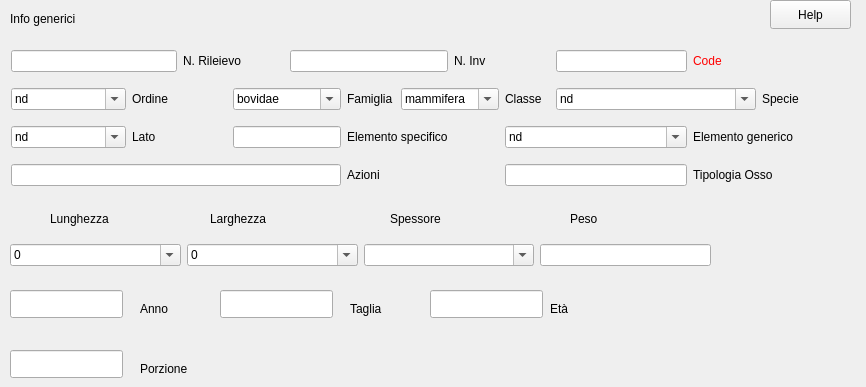
   <widget class="QWidget" name="tab_14">
    <attribute name="title">
     <string>Inserimento dati</string>
    </attribute>
    <widget class="QLabel" name="label_83">
     <property name="geometry">
      <rect>
       <x>10</x>
       <y>10</y>
       <width>91</width>
       <height>18</height>
      </rect>
     </property>
     <property name="text">
      <string>Info generici</string>
     </property>
    </widget>
    <widget class="QWidget" name="layoutWidget">
     <property name="geometry">
      <rect>
       <x>10</x>
       <y>240</y>
       <width>701</width>
       <height>30</height>
      </rect>
     </property>
     <layout class="QHBoxLayout" name="horizontalLayout_2">
      <item>
       <widget class="QComboBox" name="comboBox_lungh">
        <property name="editable">
         <bool>true</bool>
        </property>
        <item>
         <property name="text">
          <string>0</string>
         </property>
        </item>
        <item>
         <property name="text">
          <string>1</string>
         </property>
        </item>
        <item>
         <property name="text">
          <string>2</string>
         </property>
        </item>
        <item>
         <property name="text">
          <string>3</string>
         </property>
        </item>
        <item>
         <property name="text">
          <string>4</string>
         </property>
        </item>
        <item>
         <property name="text">
          <string>5</string>
         </property>
        </item>
        <item>
         <property name="text">
          <string>6</string>
         </property>
        </item>
       </widget>
      </item>
      <item>
       <widget class="QComboBox" name="comboBox_largh">
        <property name="editable">
         <bool>true</bool>
        </property>
        <item>
         <property name="text">
          <string>0</string>
         </property>
        </item>
        <item>
         <property name="text">
          <string>1</string>
         </property>
        </item>
        <item>
         <property name="text">
          <string>2</string>
         </property>
        </item>
        <item>
         <property name="text">
          <string>3</string>
         </property>
        </item>
        <item>
         <property name="text">
          <string>4</string>
         </property>
        </item>
        <item>
         <property name="text">
          <string>5</string>
         </property>
        </item>
        <item>
         <property name="text">
          <string>6</string>
         </property>
        </item>
       </widget>
      </item>
      <item>
       <widget class="QComboBox" name="comboBox_spess">
        <property name="editable">
         <bool>true</bool>
        </property>
        <item>
         <property name="text">
          <string/>
         </property>
        </item>
        <item>
         <property name="text">
          <string>0</string>
         </property>
        </item>
        <item>
         <property name="text">
          <string>1</string>
         </property>
        </item>
        <item>
         <property name="text">
          <string>2</string>
         </property>
        </item>
        <item>
         <property name="text">
          <string>3</string>
         </property>
        </item>
        <item>
         <property name="text">
          <string>4</string>
         </property>
        </item>
        <item>
         <property name="text">
          <string>5</string>
         </property>
        </item>
        <item>
         <property name="text">
          <string>6</string>
         </property>
        </item>
       </widget>
      </item>
      <item>
       <widget class="QLineEdit" name="lineEdit_peso">
        <property name="sizePolicy">
         <sizepolicy hsizetype="Minimum" vsizetype="Fixed">
          <horstretch>0</horstretch>
          <verstretch>0</verstretch>
         </sizepolicy>
        </property>
        <property name="maxLength">
         <number>3267</number>
        </property>
       </widget>
      </item>
     </layout>
    </widget>
    <widget class="QPushButton" name="Help_button">
     <property name="geometry">
      <rect>
       <x>770</x>
       <y>0</y>
       <width>81</width>
       <height>29</height>
      </rect>
     </property>
     <property name="text">
      <string>Help</string>
     </property>
    </widget>
    <widget class="QWidget" name="layoutWidget">
     <property name="geometry">
      <rect>
       <x>11</x>
       <y>40</y>
       <width>846</width>
       <height>156</height>
      </rect>
     </property>
     <layout class="QGridLayout" name="gridLayout_6">
      <item row="4" column="9" colspan="3">
       <widget class="QLineEdit" name="lineEdit_mod_osso"/>
      </item>
      <item row="0" column="0" colspan="3">
       <widget class="QLineEdit" name="lineEdit_n_riliev"/>
      </item>
      <item row="0" column="3" colspan="2">
       <widget class="QLabel" name="label_84">
        <property name="text">
         <string>N. Rileievo</string>
        </property>
       </widget>
      </item>
      <item row="0" column="5" colspan="3">
       <widget class="QLineEdit" name="lineEdit_n_inv"/>
      </item>
      <item row="1" column="0" colspan="2">
       <widget class="QComboBox" name="comboBox_ordine">
        <property name="editable">
         <bool>true</bool>
        </property>
        <item>
         <property name="text">
          <string>nd</string>
         </property>
        </item>
        <item>
         <property name="text">
          <string>carnivora</string>
         </property>
        </item>
        <item>
         <property name="text">
          <string>ungulata</string>
         </property>
        </item>
        <item>
         <property name="text">
          <string>lagonorfa</string>
         </property>
        </item>
        <item>
         <property name="text">
          <string>anseriformes</string>
         </property>
        </item>
        <item>
         <property name="text">
          <string>charadriiformes</string>
         </property>
        </item>
        <item>
         <property name="text">
          <string>columbiformes</string>
         </property>
        </item>
        <item>
         <property name="text">
          <string>falconiformes</string>
         </property>
        </item>
        <item>
         <property name="text">
          <string>galliformes</string>
         </property>
        </item>
        <item>
         <property name="text">
          <string>gruiformes</string>
         </property>
        </item>
        <item>
         <property name="text">
          <string>passeriformes</string>
         </property>
        </item>
        <item>
         <property name="text">
          <string>strigiformes</string>
         </property>
        </item>
        <item>
         <property name="text">
          <string>accipitriformes</string>
         </property>
        </item>
       </widget>
      </item>
      <item row="1" column="2" colspan="2">
       <widget class="QLabel" name="label_85">
        <property name="text">
         <string>Ordine</string>
        </property>
       </widget>
      </item>
      <item row="1" column="4" colspan="2">
       <widget class="QComboBox" name="comboBox_famiglia">
        <property name="editable">
         <bool>true</bool>
        </property>
        <item>
         <property name="text">
          <string>bovidae</string>
         </property>
        </item>
        <item>
         <property name="text">
          <string>canidae</string>
         </property>
        </item>
        <item>
         <property name="text">
          <string>cervidae</string>
         </property>
        </item>
        <item>
         <property name="text">
          <string>felidae</string>
         </property>
        </item>
        <item>
         <property name="text">
          <string>hyenidae</string>
         </property>
        </item>
        <item>
         <property name="text">
          <string>ursidae</string>
         </property>
        </item>
        <item>
         <property name="text">
          <string>suidi</string>
         </property>
        </item>
        <item>
         <property name="text">
          <string>mustelidi</string>
         </property>
        </item>
        <item>
         <property name="text">
          <string>caprinae</string>
         </property>
        </item>
        <item>
         <property name="text">
          <string>accipitridae</string>
         </property>
        </item>
        <item>
         <property name="text">
          <string>anatidae</string>
         </property>
        </item>
        <item>
         <property name="text">
          <string>columbidae</string>
         </property>
        </item>
        <item>
         <property name="text">
          <string>corvidae</string>
         </property>
        </item>
        <item>
         <property name="text">
          <string>falconidae</string>
         </property>
        </item>
        <item>
         <property name="text">
          <string>fringillidae</string>
         </property>
        </item>
        <item>
         <property name="text">
          <string>hirundinidae</string>
         </property>
        </item>
        <item>
         <property name="text">
          <string>phasianidae</string>
         </property>
        </item>
        <item>
         <property name="text">
          <string>rallidae</string>
         </property>
        </item>
        <item>
         <property name="text">
          <string>scolopacidae</string>
         </property>
        </item>
        <item>
         <property name="text">
          <string>strigidae</string>
         </property>
        </item>
        <item>
         <property name="text">
          <string>tetraonidae</string>
         </property>
        </item>
        <item>
         <property name="text">
          <string>turdidae</string>
         </property>
        </item>
        <item>
         <property name="text">
          <string>nd</string>
         </property>
        </item>
       </widget>
      </item>
      <item row="3" column="9" colspan="3">
       <widget class="QComboBox" name="comboBox_elem_gen">
        <property name="editable">
         <bool>true</bool>
        </property>
        <item>
         <property name="text">
          <string>nd</string>
         </property>
        </item>
        <item>
         <property name="text">
          <string>bacino</string>
         </property>
        </item>
        <item>
         <property name="text">
          <string>carpo</string>
         </property>
        </item>
        <item>
         <property name="text">
          <string>costola</string>
         </property>
        </item>
        <item>
         <property name="text">
          <string>cranio</string>
         </property>
        </item>
        <item>
         <property name="text">
          <string>dente</string>
         </property>
        </item>
        <item>
         <property name="text">
          <string>falange</string>
         </property>
        </item>
        <item>
         <property name="text">
          <string>femore</string>
         </property>
        </item>
        <item>
         <property name="text">
          <string>ioide</string>
         </property>
        </item>
        <item>
         <property name="text">
          <string>mandibola</string>
         </property>
        </item>
        <item>
         <property name="text">
          <string>metacarpo</string>
         </property>
        </item>
        <item>
         <property name="text">
          <string>omero</string>
         </property>
        </item>
        <item>
         <property name="text">
          <string>palco</string>
         </property>
        </item>
        <item>
         <property name="text">
          <string>patella</string>
         </property>
        </item>
        <item>
         <property name="text">
          <string>radio</string>
         </property>
        </item>
        <item>
         <property name="text">
          <string>scapola</string>
         </property>
        </item>
        <item>
         <property name="text">
          <string>sesamoide</string>
         </property>
        </item>
        <item>
         <property name="text">
          <string>sterno</string>
         </property>
        </item>
        <item>
         <property name="text">
          <string>tarso</string>
         </property>
        </item>
        <item>
         <property name="text">
          <string>telemetacarpo</string>
         </property>
        </item>
        <item>
         <property name="text">
          <string>tibia</string>
         </property>
        </item>
        <item>
         <property name="text">
          <string>ulna</string>
         </property>
        </item>
        <item>
         <property name="text">
          <string>vertebra</string>
         </property>
        </item>
        <item>
         <property name="text">
          <string>metapodiale</string>
         </property>
        </item>
        <item>
         <property name="text">
          <string>metatarso</string>
         </property>
        </item>
        <item>
         <property name="text">
          <string>axis</string>
         </property>
        </item>
        <item>
         <property name="text">
          <string>becco</string>
         </property>
        </item>
        <item>
         <property name="text">
          <string>c_u</string>
         </property>
        </item>
        <item>
         <property name="text">
          <string>carpometacarpo</string>
         </property>
        </item>
        <item>
         <property name="text">
          <string>coracoide</string>
         </property>
        </item>
        <item>
         <property name="text">
          <string>costa</string>
         </property>
        </item>
        <item>
         <property name="text">
          <string>f_a</string>
         </property>
        </item>
        <item>
         <property name="text">
          <string>f_p</string>
         </property>
        </item>
        <item>
         <property name="text">
          <string>f_u</string>
         </property>
        </item>
        <item>
         <property name="text">
          <string>furcula</string>
         </property>
        </item>
        <item>
         <property name="text">
          <string>metatarsale</string>
         </property>
        </item>
        <item>
         <property name="text">
          <string>o_l</string>
         </property>
        </item>
        <item>
         <property name="text">
          <string>o_q</string>
         </property>
        </item>
        <item>
         <property name="text">
          <string>pelvis</string>
         </property>
        </item>
        <item>
         <property name="text">
          <string>tarsometatarso</string>
         </property>
        </item>
        <item>
         <property name="text">
          <string>tibiotarso</string>
         </property>
        </item>
        <item>
         <property name="text">
          <string>fibula</string>
         </property>
        </item>
       </widget>
      </item>
      <item row="4" column="6" colspan="2">
       <widget class="QLabel" name="label_9">
        <property name="text">
         <string>Azioni</string>
        </property>
       </widget>
      </item>
      <item row="3" column="0" colspan="2">
       <widget class="QComboBox" name="comboBox_lato">
        <property name="editable">
         <bool>true</bool>
        </property>
        <item>
         <property name="text">
          <string>nd</string>
         </property>
        </item>
        <item>
         <property name="text">
          <string>dx</string>
         </property>
        </item>
        <item>
         <property name="text">
          <string>sx</string>
         </property>
        </item>
       </widget>
      </item>
      <item row="3" column="2" colspan="2">
       <widget class="QLabel" name="label_91">
        <property name="text">
         <string>Lato</string>
        </property>
       </widget>
      </item>
      <item row="3" column="12" colspan="3">
       <widget class="QLabel" name="label_16">
        <property name="text">
         <string>Elemento generico</string>
        </property>
       </widget>
      </item>
      <item row="4" column="12" colspan="3">
       <widget class="QLabel" name="label_17">
        <property name="text">
         <string>Tipologia Osso</string>
        </property>
       </widget>
      </item>
      <item row="4" column="0" colspan="6">
       <widget class="QLineEdit" name="lineEdit_azione"/>
      </item>
      <item row="0" column="10" colspan="2">
       <widget class="QLineEdit" name="lineEdit_code"/>
      </item>
      <item row="0" column="12">
       <widget class="QLabel" name="label_18">
        <property name="text">
         <string>&lt;html&gt;&lt;head/&gt;&lt;body&gt;&lt;p&gt;&lt;span style=&quot; color:#ff0000;&quot;&gt;Code&lt;/span&gt;&lt;/p&gt;&lt;/body&gt;&lt;/html&gt;</string>
        </property>
       </widget>
      </item>
      <item row="3" column="4" colspan="2">
       <widget class="QLineEdit" name="lineEdit_elem_sp"/>
      </item>
      <item row="1" column="6">
       <widget class="QLabel" name="label_87">
        <property name="text">
         <string>Famiglia</string>
        </property>
       </widget>
      </item>
      <item row="3" column="6" colspan="2">
       <widget class="QLabel" name="label_89">
        <property name="text">
         <string>Elemento specifico</string>
        </property>
       </widget>
      </item>
      <item row="1" column="9">
       <widget class="QLabel" name="label_88">
        <property name="text">
         <string>Classe</string>
        </property>
       </widget>
      </item>
      <item row="1" column="7" colspan="2">
       <widget class="QComboBox" name="comboBox_classe">
        <property name="editable">
         <bool>true</bool>
        </property>
        <item>
         <property name="text">
          <string>mammifera</string>
         </property>
        </item>
        <item>
         <property name="text">
          <string>aves</string>
         </property>
        </item>
        <item>
         <property name="text">
          <string>nd</string>
         </property>
        </item>
       </widget>
      </item>
      <item row="1" column="10" colspan="3">
       <widget class="QComboBox" name="comboBox_specie">
        <property name="editable">
         <bool>true</bool>
        </property>
        <item>
         <property name="text">
          <string>nd</string>
         </property>
        </item>
        <item>
         <property name="text">
          <string>bos_bison</string>
         </property>
        </item>
        <item>
         <property name="text">
          <string>bison_priscus</string>
         </property>
        </item>
        <item>
         <property name="text">
          <string>bos_primigenius</string>
         </property>
        </item>
        <item>
         <property name="text">
          <string>cfr_bison_priscus</string>
         </property>
        </item>
        <item>
         <property name="text">
          <string>cfr_bos_primigenius</string>
         </property>
        </item>
        <item>
         <property name="text">
          <string>alces_alces</string>
         </property>
        </item>
        <item>
         <property name="text">
          <string>alces_megaloceros</string>
         </property>
        </item>
        <item>
         <property name="text">
          <string>canis_lupus</string>
         </property>
        </item>
        <item>
         <property name="text">
          <string>capra_ibex</string>
         </property>
        </item>
        <item>
         <property name="text">
          <string>capreolus_capreolus</string>
         </property>
        </item>
        <item>
         <property name="text">
          <string>cervus_elaphus</string>
         </property>
        </item>
        <item>
         <property name="text">
          <string>cervus_megaloceros</string>
         </property>
        </item>
        <item>
         <property name="text">
          <string>cfr_alces_alces</string>
         </property>
        </item>
        <item>
         <property name="text">
          <string>cfr_capra_ibex</string>
         </property>
        </item>
        <item>
         <property name="text">
          <string>cfr_capreolus_capreolus</string>
         </property>
        </item>
        <item>
         <property name="text">
          <string>cfr_cervus_elaphus</string>
         </property>
        </item>
        <item>
         <property name="text">
          <string>cfr_megaloceros_giganteus</string>
         </property>
        </item>
        <item>
         <property name="text">
          <string>cfr_rupicapra_rupicapra</string>
         </property>
        </item>
        <item>
         <property name="text">
          <string>cfr_ursus_arctos</string>
         </property>
        </item>
        <item>
         <property name="text">
          <string>cfr_ursus_spelaeus</string>
         </property>
        </item>
        <item>
         <property name="text">
          <string>cfr_vulpes_vulpes</string>
         </property>
        </item>
        <item>
         <property name="text">
          <string>crocuta_crocuta</string>
         </property>
        </item>
        <item>
         <property name="text">
          <string>lepus_sp</string>
         </property>
        </item>
        <item>
         <property name="text">
          <string>megaloceros_giganteus</string>
         </property>
        </item>
        <item>
         <property name="text">
          <string>rupicapra_rupicapra</string>
         </property>
        </item>
        <item>
         <property name="text">
          <string>ursus_arctos</string>
         </property>
        </item>
        <item>
         <property name="text">
          <string>ursus_spelaeus</string>
         </property>
        </item>
        <item>
         <property name="text">
          <string>vulpes_vulpes</string>
         </property>
        </item>
        <item>
         <property name="text">
          <string>phantera_lea_spelaea</string>
         </property>
        </item>
        <item>
         <property name="text">
          <string>alectoris_graeca</string>
         </property>
        </item>
        <item>
         <property name="text">
          <string>anas_cf_crecca</string>
         </property>
        </item>
        <item>
         <property name="text">
          <string>aquila_clanga</string>
         </property>
        </item>
        <item>
         <property name="text">
          <string>aquila_sp</string>
         </property>
        </item>
        <item>
         <property name="text">
          <string>asio_cf_flammeus</string>
         </property>
        </item>
        <item>
         <property name="text">
          <string>asio_otus</string>
         </property>
        </item>
        <item>
         <property name="text">
          <string>asio_sp</string>
         </property>
        </item>
        <item>
         <property name="text">
          <string>cf_aegypius_monachus</string>
         </property>
        </item>
        <item>
         <property name="text">
          <string>cf_gypaetus_barbatus</string>
         </property>
        </item>
        <item>
         <property name="text">
          <string>columba_livia_oenas</string>
         </property>
        </item>
        <item>
         <property name="text">
          <string>corvus_cf_corax</string>
         </property>
        </item>
        <item>
         <property name="text">
          <string>corvus_cf_corone</string>
         </property>
        </item>
        <item>
         <property name="text">
          <string>corvus_monedula</string>
         </property>
        </item>
        <item>
         <property name="text">
          <string>coturnix_coturnix</string>
         </property>
        </item>
        <item>
         <property name="text">
          <string>crex_crex</string>
         </property>
        </item>
        <item>
         <property name="text">
          <string>falco_cf_tinnunculus</string>
         </property>
        </item>
        <item>
         <property name="text">
          <string>falco_columbarius_vespertinus</string>
         </property>
        </item>
        <item>
         <property name="text">
          <string>falco_vespertinus</string>
         </property>
        </item>
        <item>
         <property name="text">
          <string>garrulus_glandarius</string>
         </property>
        </item>
        <item>
         <property name="text">
          <string>p_graculus_c_monedula</string>
         </property>
        </item>
        <item>
         <property name="text">
          <string>perdix_perdix</string>
         </property>
        </item>
        <item>
         <property name="text">
          <string>pica_pica</string>
         </property>
        </item>
        <item>
         <property name="text">
          <string>ptyonoprogne_rupestris</string>
         </property>
        </item>
        <item>
         <property name="text">
          <string>pyrrhocorax_graculus</string>
         </property>
        </item>
        <item>
         <property name="text">
          <string>pyrrhocorax_pyrrhocorax</string>
         </property>
        </item>
        <item>
         <property name="text">
          <string>pyrrhocorax_sp</string>
         </property>
        </item>
        <item>
         <property name="text">
          <string>pyrrhula_pyrrhula</string>
         </property>
        </item>
        <item>
         <property name="text">
          <string>rallus_aquaticus </string>
         </property>
        </item>
        <item>
         <property name="text">
          <string>scolopax_rusticola</string>
         </property>
        </item>
        <item>
         <property name="text">
          <string>tetrao_sp</string>
         </property>
        </item>
        <item>
         <property name="text">
          <string>tetrao_tetrix</string>
         </property>
        </item>
        <item>
         <property name="text">
          <string>turdus_pilaris</string>
         </property>
        </item>
        <item>
         <property name="text">
          <string>turdus_pilaris_viscivorus</string>
         </property>
        </item>
        <item>
         <property name="text">
          <string>turdus_sp</string>
         </property>
        </item>
       </widget>
      </item>
      <item row="1" column="13">
       <widget class="QLabel" name="label_90">
        <property name="text">
         <string>Specie</string>
        </property>
       </widget>
      </item>
      <item row="0" column="8">
       <widget class="QLabel" name="label_86">
        <property name="text">
         <string>N. Inv</string>
        </property>
       </widget>
      </item>
     </layout>
    </widget>
    <widget class="QLabel" name="label_62">
     <property name="geometry">
      <rect>
       <x>50</x>
       <y>210</y>
       <width>81</width>
       <height>18</height>
      </rect>
     </property>
     <property name="text">
      <string>Lunghezza</string>
     </property>
    </widget>
    <widget class="QLabel" name="label_65">
     <property name="geometry">
      <rect>
       <x>210</x>
       <y>210</y>
       <width>81</width>
       <height>18</height>
      </rect>
     </property>
     <property name="text">
      <string>Larghezza</string>
     </property>
    </widget>
    <widget class="QLabel" name="label_66">
     <property name="geometry">
      <rect>
       <x>390</x>
       <y>210</y>
       <width>81</width>
       <height>18</height>
      </rect>
     </property>
     <property name="text">
      <string>Spessore</string>
     </property>
    </widget>
    <widget class="QLabel" name="label_67">
     <property name="geometry">
      <rect>
       <x>570</x>
       <y>210</y>
       <width>61</width>
       <height>18</height>
      </rect>
     </property>
     <property name="text">
      <string>Peso</string>
     </property>
    </widget>
    <widget class="QLineEdit" name="lineEdit_anno">
     <property name="geometry">
      <rect>
       <x>10</x>
       <y>290</y>
       <width>113</width>
       <height>28</height>
      </rect>
     </property>
    </widget>
    <widget class="QLabel" name="label_68">
     <property name="geometry">
      <rect>
       <x>140</x>
       <y>300</y>
       <width>61</width>
       <height>18</height>
      </rect>
     </property>
     <property name="text">
      <string>Anno</string>
     </property>
    </widget>
    <widget class="QLineEdit" name="lineEdit_taglia">
     <property name="geometry">
      <rect>
       <x>220</x>
       <y>290</y>
       <width>113</width>
       <height>28</height>
      </rect>
     </property>
    </widget>
    <widget class="QLabel" name="label_69">
     <property name="geometry">
      <rect>
       <x>350</x>
       <y>300</y>
       <width>61</width>
       <height>18</height>
      </rect>
     </property>
     <property name="text">
      <string>Taglia</string>
     </property>
    </widget>
    <widget class="QLineEdit" name="lineEdit_eta">
     <property name="geometry">
      <rect>
       <x>430</x>
       <y>290</y>
       <width>113</width>
       <height>28</height>
      </rect>
     </property>
    </widget>
    <widget class="QLabel" name="label_70">
     <property name="geometry">
      <rect>
       <x>550</x>
       <y>300</y>
       <width>61</width>
       <height>18</height>
      </rect>
     </property>
     <property name="text">
      <string>Età</string>
     </property>
    </widget>
    <widget class="QLineEdit" name="lineEdit_porzione">
     <property name="geometry">
      <rect>
       <x>10</x>
       <y>350</y>
       <width>113</width>
       <height>28</height>
      </rect>
     </property>
    </widget>
    <widget class="QLabel" name="label_71">
     <property name="geometry">
      <rect>
       <x>140</x>
       <y>360</y>
       <width>61</width>
       <height>18</height>
      </rect>
     </property>
     <property name="text">
      <string>Porzione</string>
     </property>
    </widget>
   </widget>
